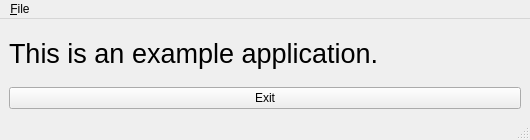
<?xml version="1.0" encoding="UTF-8"?>
<ui version="4.0">
 <class>MainWindow</class>
 <widget class="QMainWindow" name="MainWindow">
  <property name="geometry">
   <rect>
    <x>0</x>
    <y>0</y>
    <width>530</width>
    <height>140</height>
   </rect>
  </property>
  <property name="windowTitle">
   <string>MainWindow</string>
  </property>
  <widget class="QWidget" name="centralwidget">
   <layout class="QVBoxLayout" name="verticalLayout">
    <item>
     <spacer name="verticalSpacer">
      <property name="orientation">
       <enum>Qt::Vertical</enum>
      </property>
      <property name="sizeHint" stdset="0">
       <size>
        <width>20</width>
        <height>16</height>
       </size>
      </property>
     </spacer>
    </item>
    <item>
     <widget class="QLabel" name="label">
      <property name="font">
       <font>
        <pointsize>20</pointsize>
       </font>
      </property>
      <property name="text">
       <string>This is an example application.</string>
      </property>
     </widget>
    </item>
    <item>
     <spacer name="verticalSpacer_2">
      <property name="orientation">
       <enum>Qt::Vertical</enum>
      </property>
      <property name="sizeHint" stdset="0">
       <size>
        <width>20</width>
        <height>17</height>
       </size>
      </property>
     </spacer>
    </item>
    <item>
     <widget class="QPushButton" name="pushButton">
      <property name="text">
       <string>Exit</string>
      </property>
     </widget>
    </item>
   </layout>
  </widget>
  <widget class="QMenuBar" name="menubar">
   <property name="geometry">
    <rect>
     <x>0</x>
     <y>0</y>
     <width>530</width>
     <height>26</height>
    </rect>
   </property>
   <widget class="QMenu" name="menuFile">
    <property name="title">
     <string>&amp;File</string>
    </property>
    <addaction name="actionE_xit"/>
   </widget>
   <addaction name="menuFile"/>
  </widget>
  <widget class="QStatusBar" name="statusbar"/>
  <action name="actionE_xit">
   <property name="text">
    <string>E&amp;xit</string>
   </property>
   <property name="shortcut">
    <string>Ctrl+Q</string>
   </property>
  </action>
 </widget>
 <resources/>
 <connections>
  <connection>
   <sender>pushButton</sender>
   <signal>clicked()</signal>
   <receiver>MainWindow</receiver>
   <slot>close()</slot>
   <hints>
    <hint type="sourcelabel">
     <x>290</x>
     <y>264</y>
    </hint>
    <hint type="destinationlabel">
     <x>252</x>
     <y>196</y>
    </hint>
   </hints>
  </connection>
  <connection>
   <sender>actionE_xit</sender>
   <signal>triggered()</signal>
   <receiver>MainWindow</receiver>
   <slot>close()</slot>
   <hints>
    <hint type="sourcelabel">
     <x>-1</x>
     <y>-1</y>
    </hint>
    <hint type="destinationlabel">
     <x>394</x>
     <y>152</y>
    </hint>
   </hints>
  </connection>
 </connections>
</ui>
